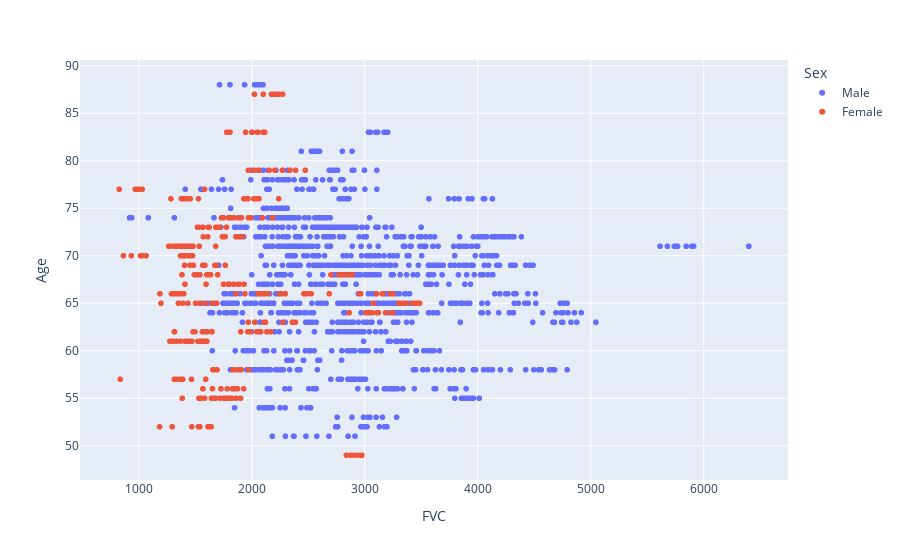

The code cell stored with this chart in its notebook:
### Code cell
fig = px.scatter(train_df, x="FVC", y="Age", color='Sex')
fig.show()

### Figure 1 — Plotly figure (JSON) as saved in the notebook; plotly's stock layout.template omitted (floating-point values rounded to 4 significant figures; data arrays with more than 128 entries replaced by an {"elided": "..."} marker saying what was removed)
{"data": [{"hovertemplate": "Sex=Male<br>FVC=%{x}<br>Age=%{y}<extra></extra>", "legendgroup": "Male", "marker": {"color": "#636efa", "symbol": "circle"}, "mode": "markers", "name": "Male", "showlegend": true, "type": "scattergl", "x": {"elided": "1224 int values"}, "xaxis": "x", "y": {"elided": "1224 int values"}, "yaxis": "y"}, {"hovertemplate": "Sex=Female<br>FVC=%{x}<br>Age=%{y}<extra></extra>", "legendgroup": "Female", "marker": {"color": "#EF553B", "symbol": "circle"}, "mode": "markers", "name": "Female", "showlegend": true, "type": "scattergl", "x": {"elided": "325 int values"}, "xaxis": "x", "y": {"elided": "325 int values"}, "yaxis": "y"}], "layout": {"legend": {"title": {"text": "Sex"}, "tracegroupgap": 0}, "margin": {"t": 60}, "xaxis": {"anchor": "y", "domain": [0, 1], "title": {"text": "FVC"}}, "yaxis": {"anchor": "x", "domain": [0, 1], "title": {"text": "Age"}}}}
